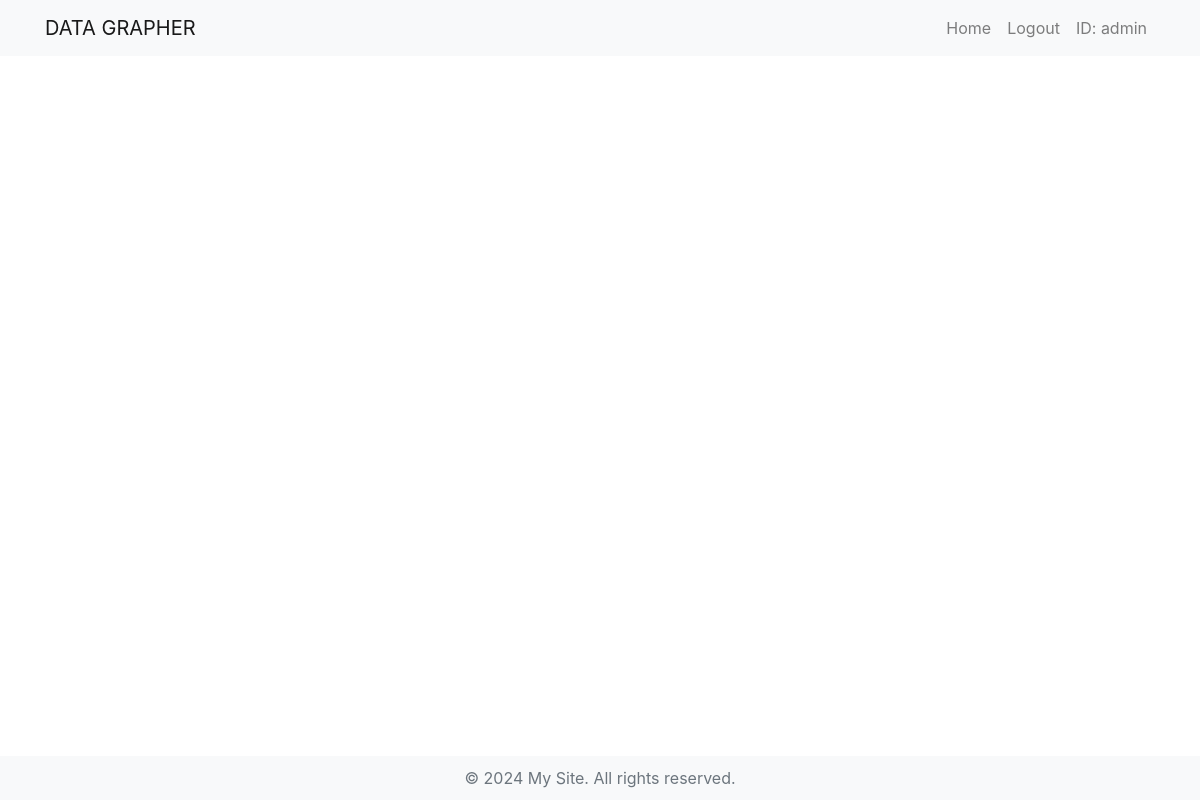
Page /datagrapher/home/ (signed in) on the earlier database version.
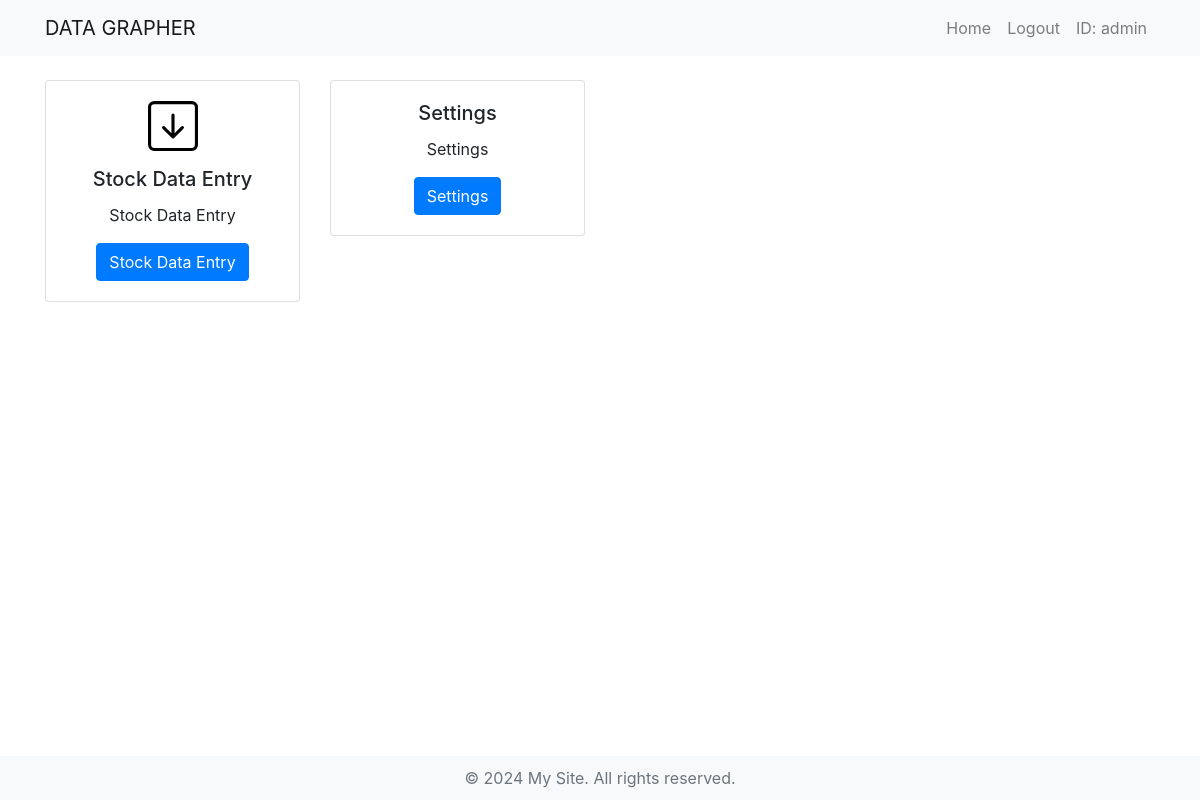
Same page on the later database version.
### datagrapherapp/models.py (models this page shows, shortened)
class Page(models.Model):
    icon = models.CharField(max_length=255, blank=True)
    title = models.CharField(max_length=255)
    description = models.TextField()
    url = models.CharField(max_length=255, default="home")
    show_on_home = models.BooleanField(default=False)

### datagrapherapp/views.py (the view)
# urls.py: path('home/', home_view, name='home'),
@login_required
def home_view(request):
    pages = Page.objects.filter(show_on_home = True)
    return render(request, 'home.html', {'pages': pages})

### templates/home.html (shortened to what this page needs)
{% extends 'base.html' %} {% block content %} {% load static %}
<div class="row">
  {% for page in pages %}
  <div class="col-lg-3 col-md-4 col-sm-6 col-xs-12 mb-4">
      <div class="card">
        <div class="card-body text-center">
          {% if page.icon %}
          <img src="{% static 'img/' %}{{ page.icon }}" class="mb-3" />
          {% endif %}
          <h5 class="card-title">{{ page.title }}</h5>
          <p class="card-text">{{ page.description }}</p>
          {% with page.url as url_name %}
                <a href="{% url url_name %}" class="btn btn-primary">{{ page.title }}</a>
          {% endwith %}
        </div>
      </div>
    </div>
    {% endfor %}
  </div>
  {% endblock %}

Differences in the rows shown:
added Page: icon (picture), title "Stock Data Entry", description "Stock Data Entry"
added Page: title "Settings", description "Settings"
